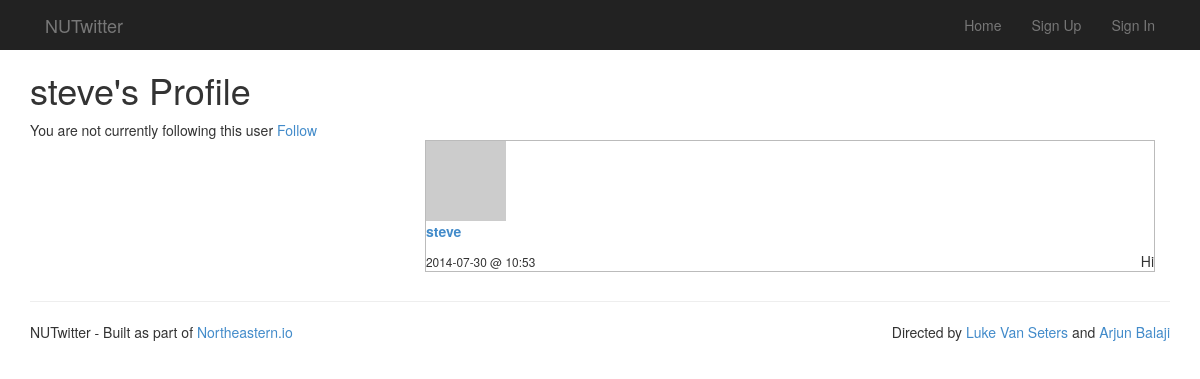
/steve, run on the app's committed database.
### nu_twitter.py (models this page shows)
class User(db.Model):
	"""A user table"""
	id = db.Column(db.Integer, primary_key=True)
	username = db.Column(db.String(80), unique=True)
	email = db.Column(db.String(150), unique=True)
	password_digest = db.Column(db.String(128))
	salt = db.Column(db.String(32))
	followed = db.relationship('User',
        secondary = followers,
        primaryjoin = (followers.c.who_id == id),
        secondaryjoin = (followers.c.whom_id == id),
        backref = db.backref('followers', lazy = 'dynamic'),
        lazy = 'dynamic')
	def __init__(self, username, email, password_digest, salt):
		self.username = username
		self.email = email
		self.password_digest = password_digest
		self.salt = salt
	def __repr__(self):
		return '<User %r>' % self.username

class Post(db.Model):
	"""A post table"""
	id = db.Column(db.Integer, primary_key=True)
	body = db.Column(db.Text)
	pub_date = db.Column(db.DateTime)
	user_id = db.Column(db.Integer, db.ForeignKey('user.id'))
	user = db.relationship('User', backref=db.backref('posts', lazy='dynamic'))
	def __init__(self, user, body, pub_date=None):
		self.body = body
		if pub_date is None:
			pub_date = datetime.utcnow()
		self.pub_date = pub_date
		self.user = user
	def __repr__(self):
		return '<Post %r>' % self.title

### nu_twitter.py (the view)
@app.route('/<username>')
def user_timeline(username):
    profile_user = db.session.query(User).filter_by(username=username.lower()).first()
    if profile_user is None:
        abort(404)
    followed = False
    if g.user:
        followed = db.session.query(followers).filter_by(who_id=session['user_id'], whom_id=profile_user.id).first() is not None
    return render_template('timeline.html', posts=profile_user.posts.limit(PER_PAGE),
    	followed=followed, profile_user=profile_user)

### nu_twitter.py (called while the page is built)
@app.before_request
def before_request():
    g.user = None
    if 'user_id' in session:
    	g.user = db.session.query(User).get(session['user_id'])

def gravatar_url(email, size=80):
    return 'http://www.gravatar.com/avatar/%s?d=identicon&s=%d' % \
        (hashlib.md5(email.strip().lower().encode('utf-8')).hexdigest(), size)

def format_datetime(timestamp):
    return timestamp.strftime('%Y-%m-%d @ %H:%M')

### templates/timeline.html (shortened to what this page needs)
{% extends "layout.html" %}
{% block title %}
	{% if request.endpoint == 'user_timeline' %}
		{% if g.user.id == profile_user.id %}
			Your profile
		{% else %}
			{{ profile_user.username }}'s Profile
		{% endif %}
	{% else %}
		News Feed
	{% endif %}
{% endblock %}
{% block body %}
<div class="container">
	<h1>{{ self.title() }}</h1>
	{% if request.endpoint == 'user_timeline' %}
		<div>
			{% if g.user.id == profile_user.id %}
				This is you
			{% elif followed %}
				You are currently following this user
				<a class=unfollow href="{{ url_for('unfollow_user', username=profile_user.username) }}">Unfollow</a>
			{% else %}
				You are not currently following this user
				<a class=follow href="{{ url_for('follow_user', username=profile_user.username) }}">Follow</a>
			{% endif %}
		</div>
	{% endif %}
	<div class="col-md-8 col-md-offset-4" style="float: right;">
	{% for post in posts %}
		<div class="post">
			<img src="{{ post.user.email|gravatar(size=48) }}"><p>
			<strong>
				<a href="{{ url_for('user_timeline', username=post.user.username) }}">{{ post.user.username }}</a>
			</strong>
			<p id="post_text">{{ post.body }}</p>
			<small>{{ post.pub_date | datetimeformat }}</small>
		</div>
	{% else %}
		<em>There are no messages so far.</em>
	{% endfor %}
	</div>
</div>
{% endblock %}

### static/style.css (style rules this page uses)
.post { border: 1px solid #bbb; -moz-box-sizing: border-box; -webkit-box-sizing: border-box; box-sizing: border-box; }
#post_text { float: right; }

### data on the page
User: username "steve"
Post: user.username "steve", body "Hi", pub_date "2014-07-30 @ 10:53"
